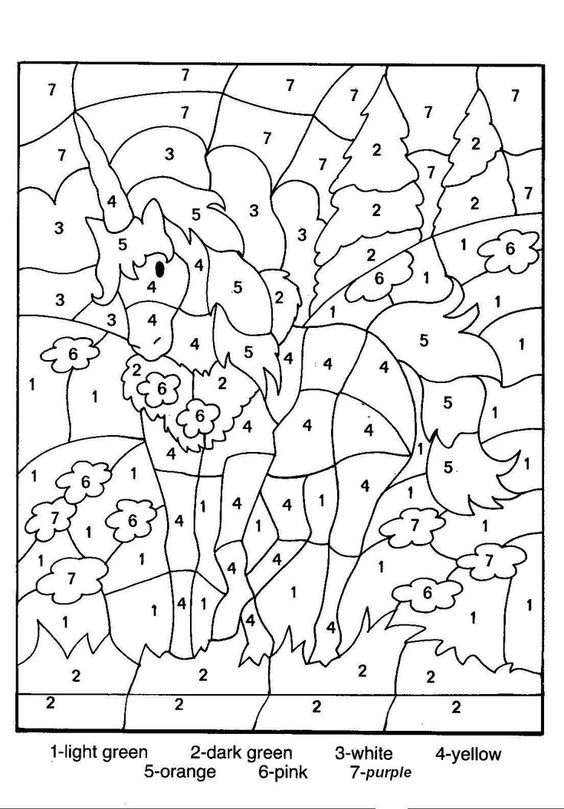
#> input picture ML/AdvancedTasks/color_page_01.jpg, 564 x 809 px
$ python painting.py   (older library calls are emulated)
#> lines starting #> are read from the running program, lines starting #| are printed output that depends on the picture
import numpy as np
import cv2 as cv
import pytesseract as ts

starting_image = cv.imread('color_page_01.jpg')
#> starting_image is the input picture: shape (809, 564, 3); min 0, max 255, mean 231.6
starting_image_invert = cv.bitwise_not(starting_image)
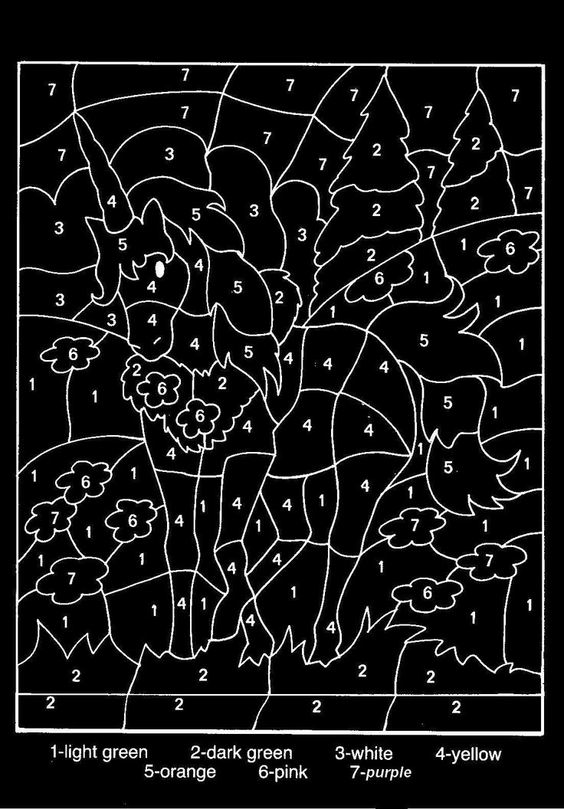
#> starting_image_invert: shape (809, 564, 3); min 0, max 255, mean 23.4
starting_image_gray = cv.cvtColor(starting_image_invert, cv.COLOR_BGR2GRAY)
width, height = starting_image.shape[:2]
#> width = 809; height = 564

colors = []
colors.append((144, 238, 144))
colors.append((0, 100, 0))
colors.append((255, 255, 255))
colors.append((0, 255, 255))
colors.append((80, 127, 255))
colors.append((203, 192, 255))
colors.append((255, 0, 255))


ret, thresh_image = cv.threshold(starting_image_gray, 0, 255, cv.THRESH_BINARY+cv.THRESH_OTSU)
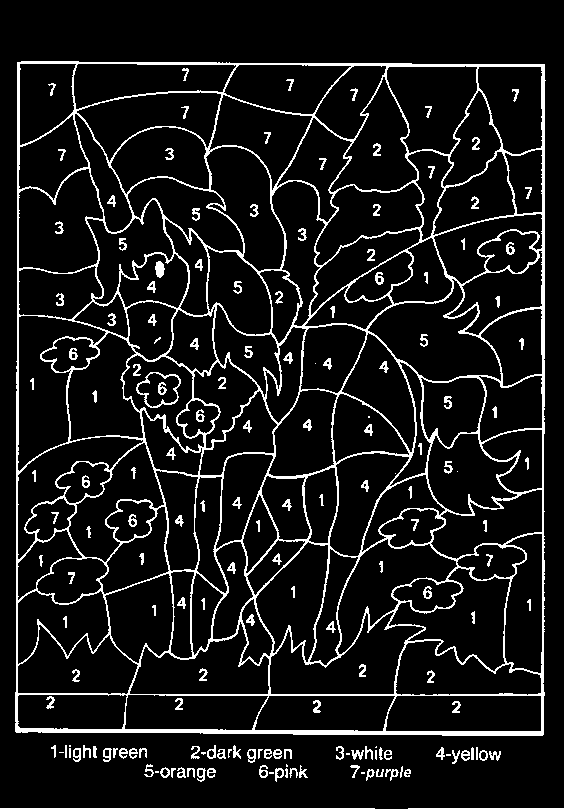
#> thresh_image: shape (809, 564); 9.3% white in thin lines or dots
#> ret = 105
retval, labels, stats, centroids = cv.connectedComponentsWithStats(thresh_image)
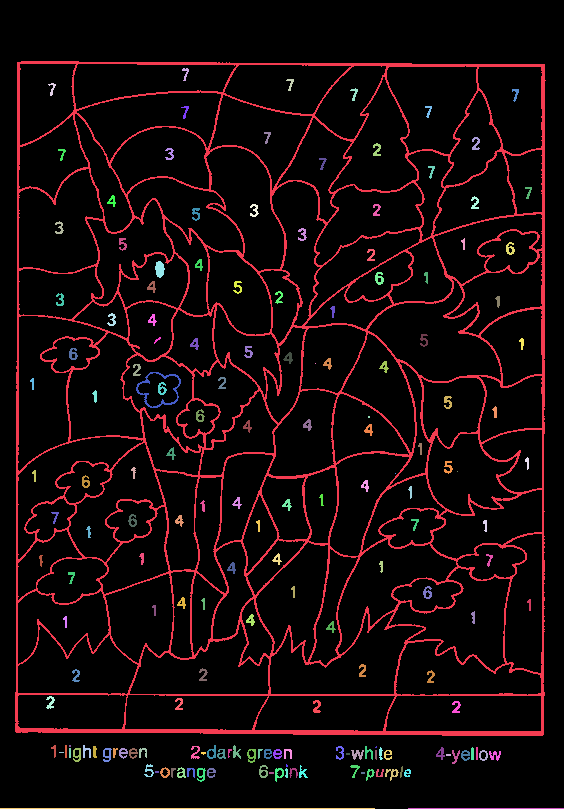
#> labels: shape (809, 564) int32; 174 distinct labels, from 0 to 173; one colour per label, 0 black
#> retval = 174; stats = 174 rows, first 6: [0, 0, 564, 809, 413642], [15, 61, 531, 675, 34248], [182, 68, 7, 13, 40], [286, 79, 8, 12, 40], [48, 83, 8, 13, 39], [350, 88, 8, 13, 43]; centroids = 174 pairs, first value 32.17 to 529.2, second value 72.78 to 808

new_img = np.zeros_like(thresh_image)
largest_label = 1 + np.argmax(stats[1:, cv.CC_STAT_AREA])
#> largest_label = 1
new_img[labels == largest_label] = 255

no_numbers = np.zeros_like(starting_image)
no_numbers[labels != largest_label] = 255
no_numbers_gray = cv.cvtColor(no_numbers, cv.COLOR_BGR2GRAY)
ret, no_numbers_thresh = cv.threshold(no_numbers_gray, 0, 255, cv.THRESH_BINARY+cv.THRESH_OTSU)
contours_image, contours, hierarchy = cv.findContours(no_numbers_thresh, cv.RETR_TREE, cv.CHAIN_APPROX_SIMPLE)


substracted_image = cv.bitwise_not(cv.subtract(starting_image_gray, new_img))
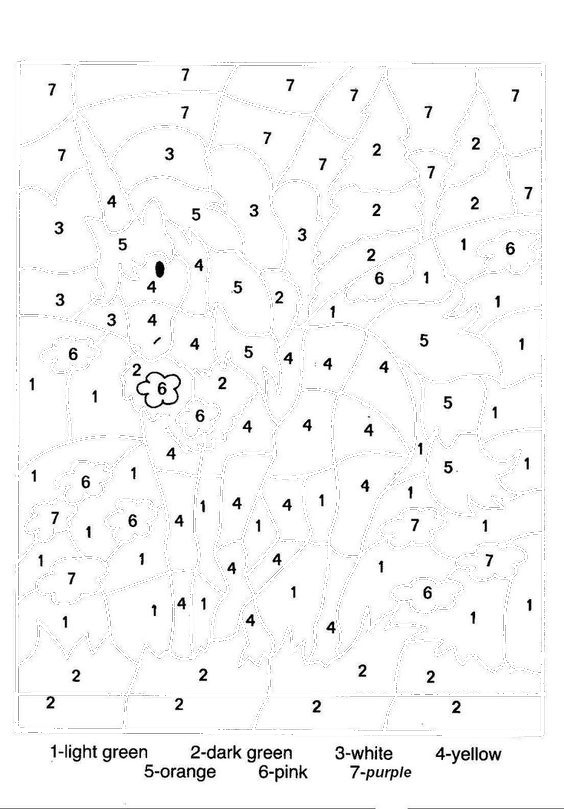
#> substracted_image: shape (809, 564); min 0, max 255, mean 247.3
#> (the run stopped early here; a loop or call above may not have finished)
